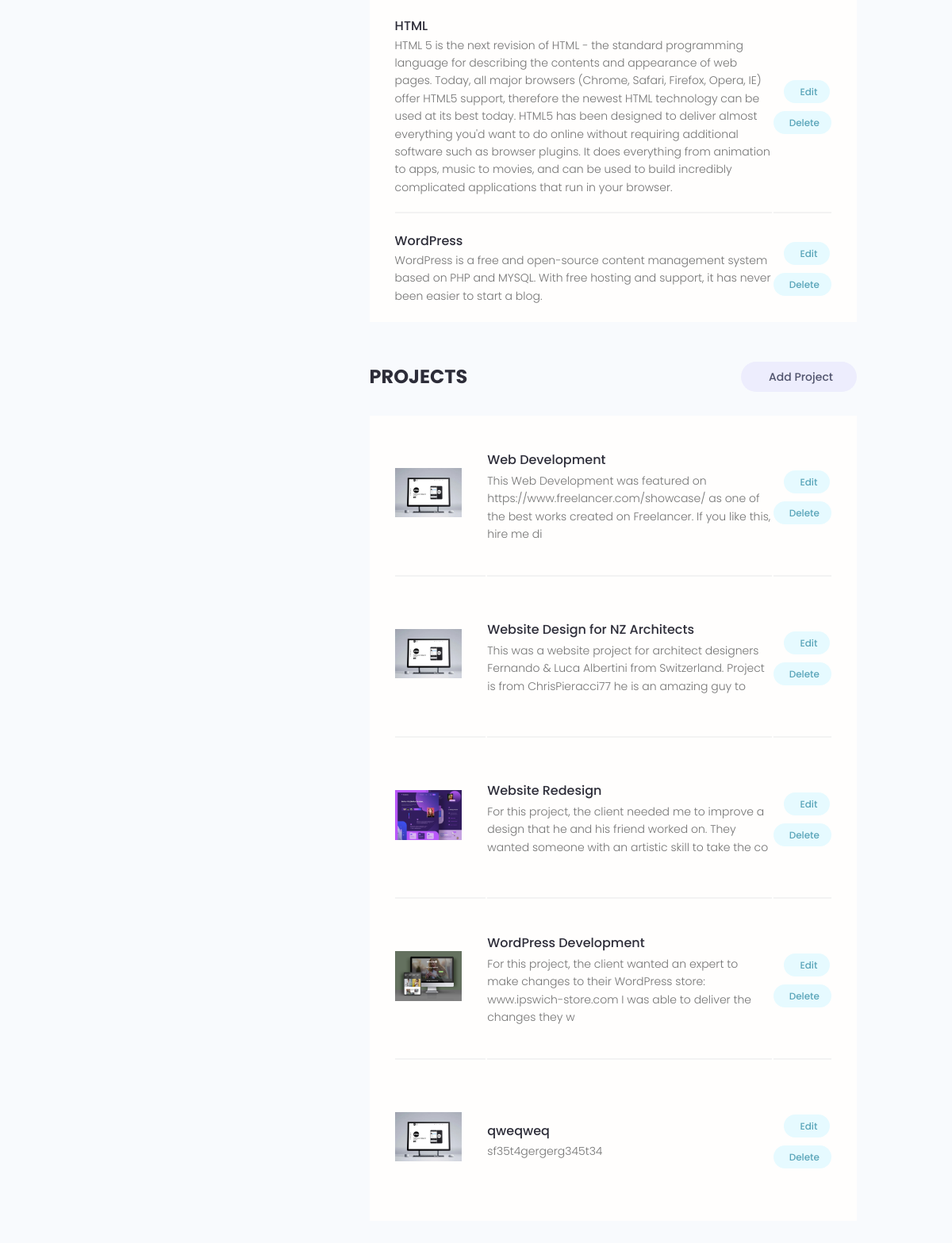
Page /account/ (signed in, lower part) on the earlier database version.
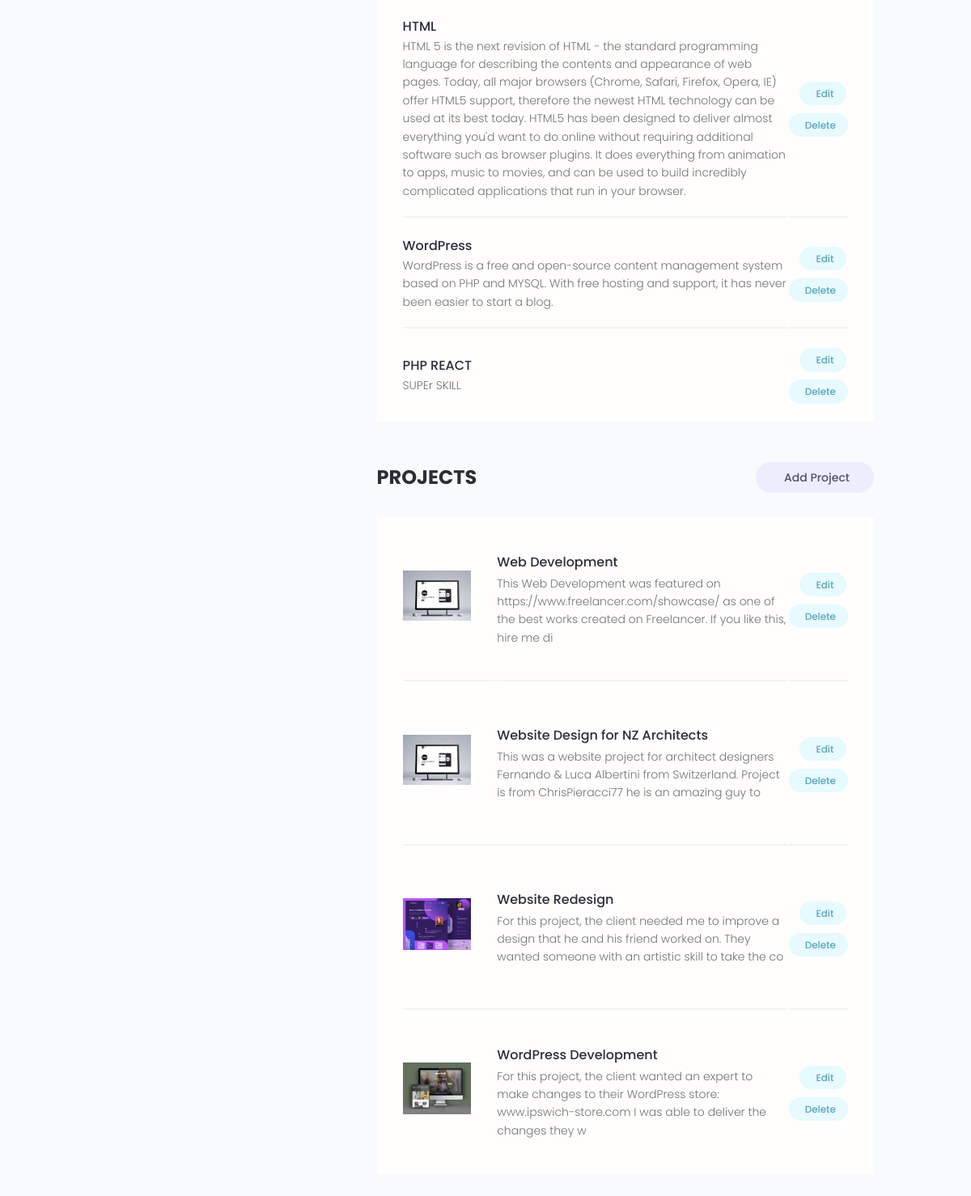
Same page on the later database version.
### users/models.py (models this page shows, shortened)
class Skill(models.Model):
    owner = models.ForeignKey(Profile, on_delete=models.CASCADE, null=True, blank=True)
    name = models.CharField(max_length=200, null=True, blank=True)
    description = models.TextField(null=True, blank=True)
    created = models.DateTimeField(auto_now_add=True)

### projects/models.py (models this page shows, shortened)
class Project(models.Model):
    owner = models.ForeignKey(Profile, on_delete=models.SET_NULL, null=True, blank=True)
    title = models.CharField(max_length=200)
    description = models.TextField(null=True, blank=True)
    featured_image = models.ImageField(null=True, blank=True, upload_to="projects/%Y/%m/%d/", default="default.jpg")
    demo_link = models.CharField(max_length=2000, null=True, blank=True)
    source_link = models.CharField(max_length=2000, null=True, blank=True)
    tags = models.ManyToManyField('Tag', blank=True)
    vote_total = models.IntegerField(default=0, null=True, blank=True)
    vote_ratio = models.IntegerField(default=0, null=True, blank=True)
    created = models.DateTimeField(auto_now_add=True)
    class Meta:
        ordering = ['-vote_ratio', '-vote_total', 'title']

### users/views.py (the view)
# urls.py: path("account/", views.user_account, name="account"),
@login_required(login_url='login')
def user_account(request):
    prof = request.user.profile
    skills = prof.skill_set.all()
    projects = prof.project_set.all()
    context = {
        'profile': prof,
        'skills': skills,
        'projects': projects
    }
    return render(request, 'users/account.html', context)

### users/templates/users/account.html (shortened to what this page needs)
{% extends 'projects/base.html' %}
{% block content %}
  <main class="settingsPage profile my-md">
    <div class="container">
      <div class="layout">
        <div class="column column--1of3">
        </div>
        <div class="column column--2of3">
          <table class="settings__table">
            {% for skill in skills %}
            <tr>
              <td class="settings__tableInfo">
                <h4>{{ skill.name }}</h4>
                <p>
                  {{ skill.description }}
                </p>
              </td>
              <td class="settings__tableActions">
                <a class="tag tag--pill tag--main settings__btn" href="{% url 'update-skill' skill.id %}"> Edit</a>
                <a class="tag tag--pill tag--main settings__btn" href="{% url 'delete-skill' skill.id %}">
                  Delete</a>
              </td>
            </tr>
            {% endfor %}
          </table>
          <div class="settings">
            <h3 class="settings__title">Projects</h3>
            <a class="tag tag--pill tag--sub settings__btn tag--lg" href="{% url 'create_project' %}"> Add Project</a>
          </div>
          <table class="settings__table">
            {% for project in profile.project_set.all %}
            <tr>
              <td class="settings__thumbnail">
                <a href="{% url 'project' project.id %}"><img src="{{ project.featured_image.url }}" alt="Project Thumbnail" /></a>
              </td>
              <td class="settings__tableInfo">
                <a href="{% url 'project' project.id %}">{{ project.title }}</a>
                <p>
                  {{ project.description|slice:"150" }}
                </p>
              </td>
              <td class="settings__tableActions">
                <a class="tag tag--pill tag--main settings__btn" href="{% url 'update_project' project.id %}"> Edit</a>
                <a class="tag tag--pill tag--main settings__btn" href="{% url 'delete_project' project.id %}">
                  Delete</a>
              </td>
            </tr>
            {% endfor %}
          </table>
        </div>
      </div>
    </div>
  </main>
{% endblock %}

Differences in the rows shown:
removed Project: featured_image (placeholder picture), title "qweqweq", description "sf35t4gergerg345t34"
added Skill: name "PHP REACT", description "SUPEr SKILL"
